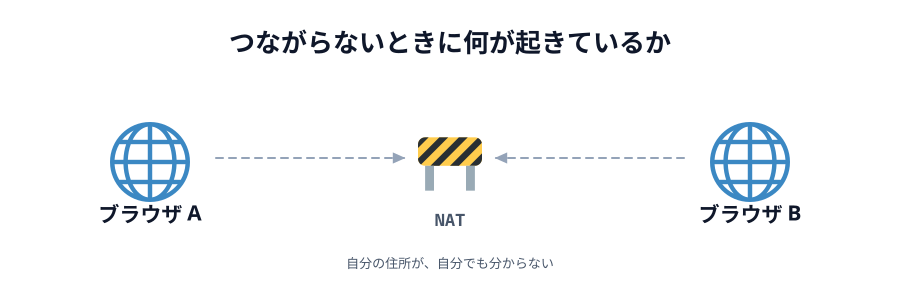

Write Python code to recreate this figure.
# 00-thumbnail.svg
# スキーマ: BLOCKAGE（NAT が阻む）+ COUNTERFORCE（STUN / TURN で回避）

import sys
sys.path.insert(0, "/Users/seekseep/.claude/skills/genfig")
from genfig import Canvas, PALETTE

c = Canvas(900, 290)
c.text(450, 52, "つながらないときに何が起きているか", scale="xl")

c.node(150, 170, "ブラウザ A", emoji_cp="1f310")
c.node(750, 170, "ブラウザ B", emoji_cp="1f310")
c.emoji("1f6a7", 418, 132, 64)
c.text(450, 226, "NAT", scale="md", font="technical")
c.connector(216, 158, 404, 158, dash="dashed", primary=False)
c.connector(684, 158, 496, 158, dash="dashed", primary=False)
c.text(450, 268, "自分の住所が、自分でも分からない", scale="sm")

c.save("00-thumbnail.svg")
